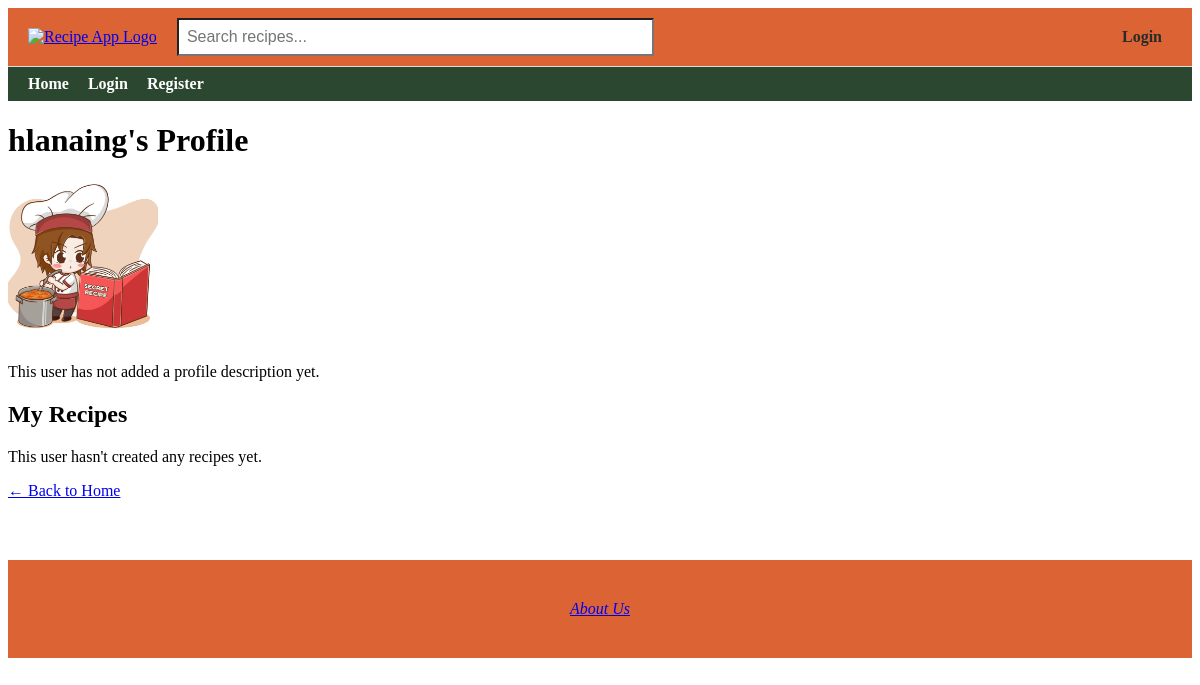
/profile/4, run on an earlier commit of the app's database.
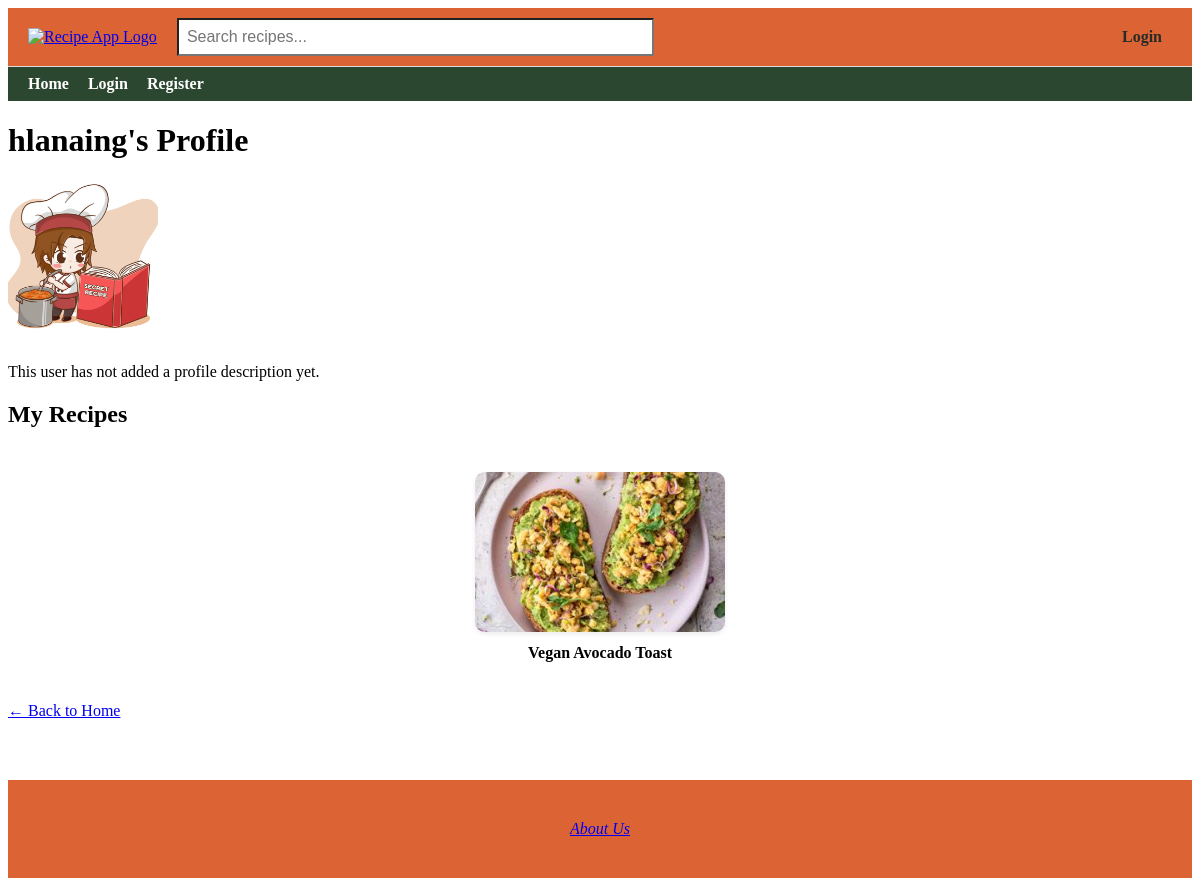
And on a later commit of the database.
### app/models.py (models this page shows, shortened)
class Recipe(db.Model):
    id = db.Column(db.Integer, primary_key=True)
    title = db.Column(db.String(100), nullable=False)
    description = db.Column(db.Text, nullable=False)
    ingredients = db.Column(db.Text, nullable=True)
    instructions = db.Column(db.Text, nullable=True)
    image_filename = db.Column(db.String(120), nullable=True)
    created = db.Column(db.DateTime, default=get_local_time)
    user_id = db.Column(db.Integer, db.ForeignKey('user.id'), nullable=False)
    rating_sum = db.Column(db.Integer, default=0)
    rating_count = db.Column(db.Integer, default=0)
    user = db.relationship('User', backref=db.backref('user_recipes', lazy=True), overlaps="author,recipes")
    comments = db.relationship('Comment', backref=db.backref('recipe', lazy=True)) #Relationship to comments (one-to-many)
    tags = db.relationship(
        'Tag',
        secondary=recipe_tags,
        backref=db.backref('recipes', lazy='dynamic'),
        lazy='dynamic'
    )

### app/routes.py (the view)
@app.route('/profile/<int:user_id>')
def public_profile(user_id):
    user = User.query.get_or_404(user_id)
    profile = Profile.query.filter_by(user_id=user.id).first()
    recipes = Recipe.query.filter_by(user_id=user.id).all()
    return render_template('public_profile.html', user=user, profile=profile, recipes=recipes)

### app/routes.py (called while the page is built)
@app.context_processor
def inject_user():
    return dict(current_user=current_user)

### app/templates/public_profile.html (shortened to what this page needs)
{% extends "base.html" %}
{% block content %}
<h1>{{ user.username }}'s Profile</h1>
{% set profile_img = profile.image_filename if profile and profile.image_filename else 'default_profile.png' %}
<img src="{{ url_for('static', filename='uploads/' + profile_img) }}"
     alt="User profile image"
     style="width: 150px; height: 150px; object-fit: cover; border-radius: 10px; margin-bottom: 12px;">
{% if profile and profile.bio %}
    <p>{{ profile.bio }}</p>
{% else %}
    <p>This user has not added a profile description yet.</p>
{% endif %}
<h2>My Recipes</h2>
{% set colors = ['#FF6B6B', '#6BCB77', '#4D96FF', '#FFC75F', '#F9F871', '#A393EB', '#FF9671', '#00C9A7', '#D65DB1', '#845EC2'] %}
{% if recipes %}
    <div class="recipe-grid">
        {% for recipe in recipes %}
            {% set has_image = recipe.image_filename is not none %}
            {% set color = colors[recipe.id % colors|length] %}
            <a href="{{ url_for('recipe_details', id=recipe.id) }}"
               class="recipe-card {% if has_image %}has-image{% endif %}">
                <div class="recipe-card-box"
                     style="background-color: {% if not has_image %}{{ color }}{% else %}transparent{% endif %};">
                    {% if has_image %}
                        <img src="{{ url_for('static', filename='uploads/' + recipe.image_filename) }}"
                             alt="{{ recipe.title }}">
                    {% endif %}
                </div>
                <div class="recipe-title">{{ recipe.title }}</div>
            </a>
        {% endfor %}
    </div>
{% else %}
    <p>This user hasn't created any recipes yet.</p>
{% endif %}
<p><a href="{{ url_for('home') }}">← Back to Home</a></p>
{% endblock %}

What changed in the data, as far as the page shows it:
added Recipe: image_filename (picture), title "Vegan Avocado Toast"
Also different on the page:
text no longer shown: "This user hasn't created any recipes yet."
